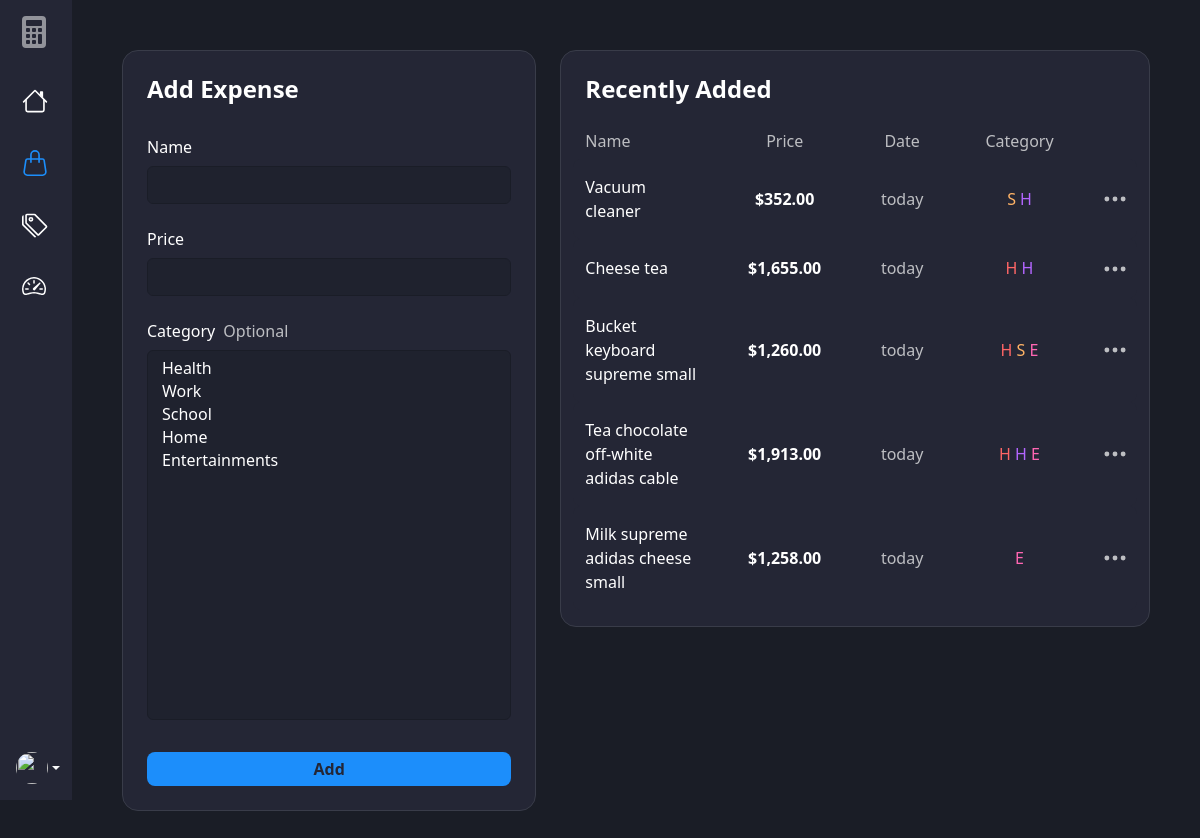
/add-expense/, run on the app's committed database.
### expenses/models.py (models this page shows, shortened)
class Expense(models.Model):
    user = models.ForeignKey(User, on_delete=models.CASCADE, blank=True, null=True)
    name = models.CharField(max_length=100)
    price = models.DecimalField(max_digits=12, decimal_places=2)
    category = models.ManyToManyField(
        Category, related_name='category', blank=True)
    created = models.DateTimeField(auto_now_add=True)
    class Meta:
        ordering = ['user', '-created']

class Category(models.Model):
    user = models.ForeignKey(User, on_delete=models.CASCADE, blank=True, null=True)
    name = models.CharField(max_length=100)
    color = models.CharField(max_length=7, default='#1c8efb')
    created = models.DateTimeField(auto_now_add=True)
    def __str__(self):
        return self.name
    class Meta:
        ordering = ['user', '-created']

### expenses/views.py (the view, shortened to what this page needs)
# urls.py: path('add-expense/', views.add_expense, name='add-expense'),
def add_expense(request):
    today = datetime.combine(date.today(), time(0, 0, 0))
    form = ExpenseForm()
    categories = Category.objects.all()
    expenses = Expense.objects.filter(
        Q(created__year=today.year, created__month=today.month, created__day=today.day - 1) |
        Q(created__year=today.year, created__month=today.month, created__day=today.day)
    )
    context = {
        'recently_add': True,
        'form': form,
        'expenses': expenses,
        'categories': categories,
    }
    return render(request, 'expenses/add-expense.html', context)

### expenses/forms.py
class ExpenseForm(ModelForm):
    class Meta:
        model = Expense
        fields = '__all__'

### expenses/templates/expenses/add-expense.html (shortened to what this page needs)
{% extends 'expenses/base.html' %}
{% load widget_tweaks %}
{% block active-add-expense %}nav-link-active-c{% endblock active-add-expense %}
{% block content %}
<div class="container-fluid">
    <div class="row gy-4">
        <div class="col-12 col-lg-5">
            <div class="card border-light-c rounded-4 bg-light-c px-2">
                <div class="card-body p-3">
                    <h4 class="fw-semibold mb-4 mt-2">Add Expense</h4>
                    <form method="post">
                        <div class="mb-3">
                            <label class="col-form-label">Name</label>
                            {% render_field form.name type="text" class="form-control" %}
                        </div>
                        <div class="mb-3">
                            <label class="col-form-label">Price</label>
                            {% render_field form.price type="number" class="form-control" min="0.01" %}
                        </div>
                        <div class="mb-3">
                            <label class="col-form-label">Category</label>
                            <label class="col-form-label text-second ms-1">Optional</label>
                            {% render_field form.category class="form-select" style="height: calc(100vh - 430px);" %}
                        </div>
                        <button type="submit" class="btn-c mb-2 mt-3 col-12">Add</button>
                    </form>
                </div>
            </div>
        </div>
        <div class="col-12 col-lg-7">
            {% include 'expenses/expenses-card.html' %}
        </div>
    </div>
</div>
{% endblock content %}

### expenses/templates/expenses/expenses-card-rows.html (shortened to what this page needs)
{% load humanize %}
{% for expense in expenses %}
<div class="row py-3 align-items-center justify-content-between table-row">
    <div class="col-6 col-sm-3 col-md-3">
        <p class="my-0">{{ expense.name }}</p>
    </div>
    <div class="col-6 col-sm-3 col-md-3 text-center">
        <p class="my-0 fw-semibold">${{ expense.price|intcomma }}</p>
    </div>
    <div class="col-6 col-sm-2 col-md-2 text-center">
        <p class="my-0 text-second">{{ expense.created|naturalday:"M. d, Y" }}</p>
    </div>
    <div class="col-6 col-sm-3 col-md-3 text-center">
        {% for category in expense.category.all %}
        <a style="color: {{ category.color }};" class="text-second-link"
            id="category-opened{{ category.pk }}{{ expense.pk }}"
            onclick="categoryShow({{ category.pk }}, {{ expense.pk }})"> {{ category.name|first }} </a>
        {% endfor %}
    </div>
    <div class="col-6 col-sm-1 col-md-1 text-end">
        <div class="dropdown">
            <a href="#" class="text-second-link" data-bs-toggle="dropdown">
                <svg xmlns="http://www.w3.org/2000/svg" width="26" height="26" fill="currentColor"
                    class="bi bi-three-dots" viewBox="0 0 16 16">
                    <path
                        d="M3 9.5a1.5 1.5 0 1 1 0-3 1.5 1.5 0 0 1 0 3zm5 0a1.5 1.5 0 1 1 0-3 1.5 1.5 0 0 1 0 3zm5 0a1.5 1.5 0 1 1 0-3 1.5 1.5 0 0 1 0 3z" />
                </svg>
            </a>
        </div>
    </div>
</div>
{% endfor %}

### expenses/static/css/style.css (style rules this page uses)
:root { --accent: rgba(28, 142, 251, 1); --second: rgba(189, 190, 194, 1); --base: rgba(255, 255, 255, 1); --error: rgba(255, 102, 102, 1); --bg-light: rgba(36, 38, 53, 1); --bg-second: rgba(31, 34, 46, 1); --bg-dark: rgba(26, 29, 38, 1); --bg-gradient: linear-gradient(180deg, rgba(255, 255, 255, 0.007), rgba(233, 233, 233, 0.089), rgba(112, 112, 112, 0.411)); --bg-gradient-blue: linear-gradient(180deg, rgba(42, 167, 248, 1), rgba(48, 107, 221, 1), rgba(53, 70, 242, 1)); --bg-gradient-orange: linear-gradient(180deg, rgba(251, 98, 101, 1), rgba(233, 78, 50, 1), rgba(239, 99, 44, 1)); --bg-gradient-purple: linear-gradient(180deg, rgba(241, 42, 227, 1), rgba(191, 51, 234, 1), rgba(150, 54, 243, 1)); --bg-gradient-green: linear-gradient(180deg, rgba(68, 216, 154, 1), rgba(31, 209, 185, 1), rgba(52, 205, 224, 1)); --navbar-width: 220px; --navbar-width-sm: 4.5rem; }
.container-fluid { padding-right: 50px; padding-left: 50px; padding-bottom: 50px; padding-top: 50px; }
.bg-dark-c { background-color: var(--bg-dark); }
.bg-light-c { color: var(--base) !important; background-color: var(--bg-light); }
.text-second { color: var(--second); }
.text-second-link { color: var(--second); text-decoration: none; cursor: pointer; transition-duration: 0.2s; }
.card { border: none; }
.table-row { background-color: var(--bg-light); border-radius: 0.5rem; transition-duration: 0.3s; }
.btn-c { background-color: var(--accent); border: none; border-radius: 0.5rem; color: var(--bg-light); font-weight: 600; padding: 5px 15px; text-align: center; text-decoration: none; display: inline-block; font-size: 16px; transition-duration: 0.4s; }
.border-light-c { border-style: solid; border-width: 1px; border-color: rgb(57, 60, 73); }
.form-control { color: var(--base); background-color: var(--bg-second); border-style: solid; border-width: 1px; border-color: rgb(26, 29, 39); }
.form-select { color: var(--base); background-color: var(--bg-second); border-style: solid; border-width: 1px; border-color: rgb(26, 29, 39); }

### data on the page
Expense: name "Vacuum cleaner", price "352.00", created "today"
Category: name|first "S"
Category: name|first "H"
Expense: name "Cheese tea", price "1,655.00", created "today"
Category: name|first "H"
Expense: name "Bucket keyboard supreme small", price "1,260.00", created "today"
Category: name|first "E"
Expense: name "Tea chocolate off-white adidas cable", price "1,913.00", created "today"
Expense: name "Milk supreme adidas cheese small", price "1,258.00", created "today"
